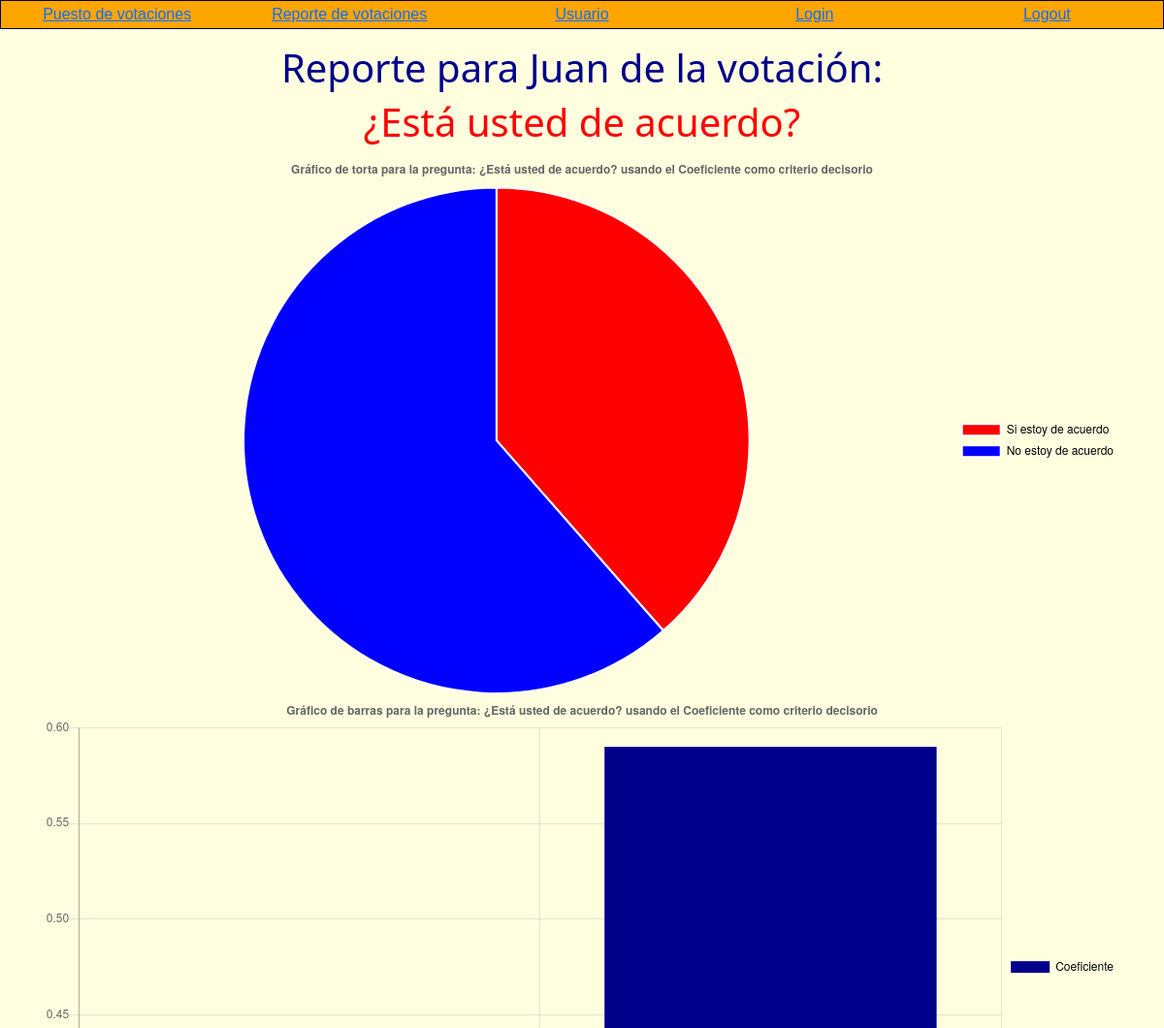
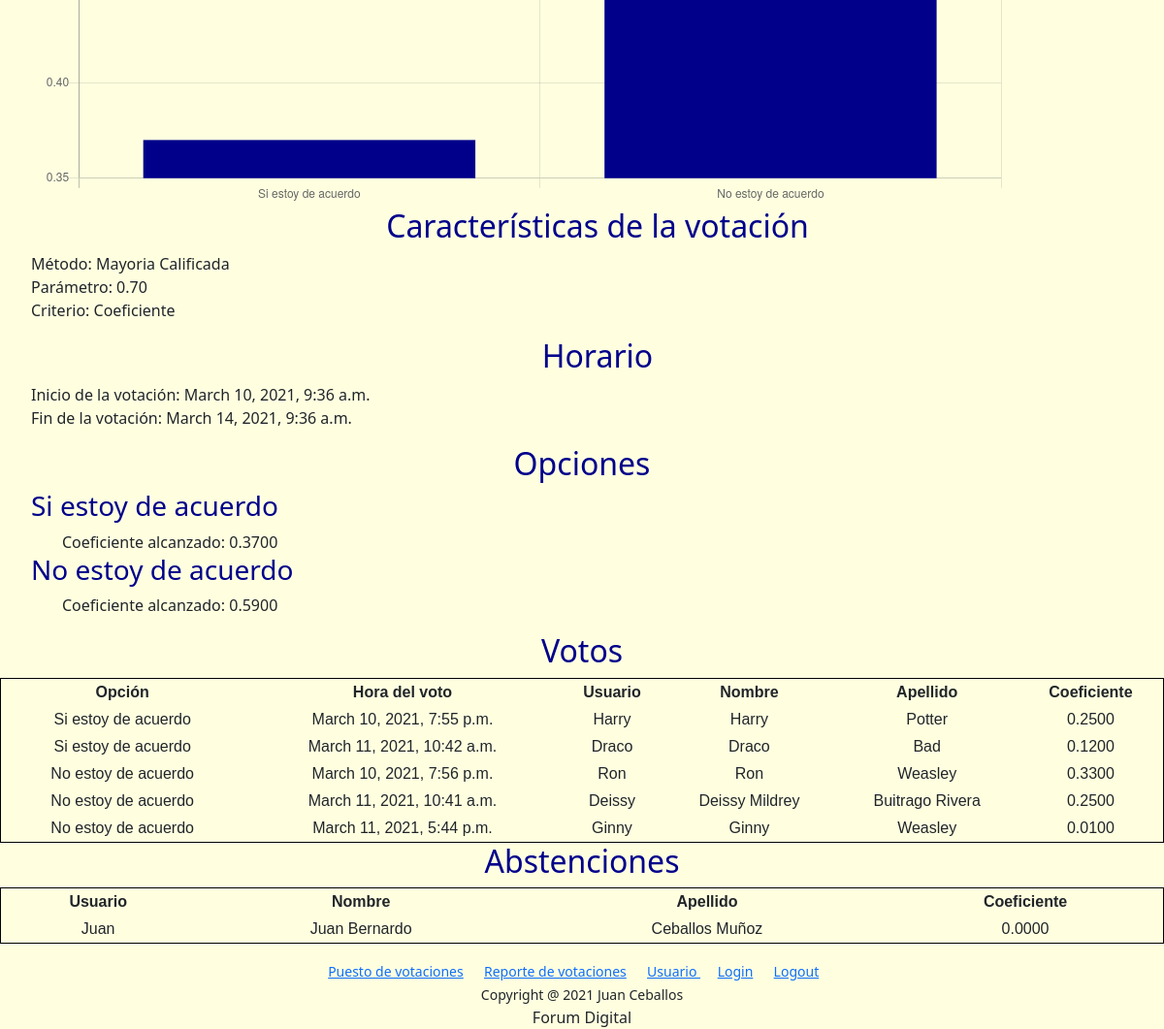
Screenshot of /poll/1 (signed in) with the database file from the repository (2 pictures, top to bottom).
### poll/models.py (models this page shows, shortened)
class Poll(models.Model):
    class Method(models.TextChoices):
        MAYORIA_CALIFICADA = 'Mayoria Calificada'
        MAYORIA_SIMPLE = 'Mayoría Simple'
        VERIFICA_QUORUM = 'Verificación del Quorum'
    class Criteria(models.TextChoices):
        INDIVIDUAL = 'Individual'
        COEFICIENT = 'Coeficiente'
        SHARES = 'Acciones'
    question = models.CharField(max_length=127)
    method = models.CharField(max_length=23, choices=Method.choices, default=Method.MAYORIA_CALIFICADA)
    parameter = models.DecimalField(max_digits=2, decimal_places=2,default=0.70)
    criteria = models.CharField(max_length=11, choices=Criteria.choices, default=Criteria.COEFICIENT)
    max_voters = models.IntegerField(default=0)
    max_shares = models.IntegerField(default=0)
    start_time = models.DateTimeField()
    end_time = models.DateTimeField()

class Option(models.Model):
    poll = models.ForeignKey(Poll, on_delete=models.CASCADE, related_name="poll")
    answer = models.CharField(max_length=127)
    coeficient = models.DecimalField(max_digits=4, decimal_places=4, default=0.0)
    votes = models.IntegerField(default=0)
    shares = models.IntegerField(default=0)

class Vote(models.Model):
    poll = models.ForeignKey(Poll, on_delete=models.CASCADE, related_name="questions")
    option = models.ForeignKey(Option, on_delete=models.CASCADE, related_name="choices")
    voter = models.ForeignKey(User, on_delete=models.CASCADE, related_name="votes")
    vote_time = models.DateTimeField()

### users/models.py (models this page shows, shortened)
class Profile(models.Model):
    user = models.OneToOneField(User, on_delete=models.CASCADE)
    shares = models.IntegerField(default=0)
    coeficient = models.DecimalField(max_digits=4, decimal_places=4, default=0)
    document = models.IntegerField(default=0)

### poll/views.py (the view)
# urls.py: path("<int:poll_id>", views.poll_view, name="poll")
def poll_view(request, poll_id):
    if request.user.is_authenticated:
        labels = []
        data_coeficient = []
        data_shares = []
        data_votes = []
        options = Option.objects.filter(poll=poll_id)
        for option in options :
            labels.append(option.answer)
            data_coeficient.append(float(option.coeficient))
            data_shares.append(option.shares)
            data_votes.append(option.votes)
        no_voters = User.objects.all()
        voted = []
        for vot in no_voters:
            if Vote.objects.filter(poll=poll_id,voter=vot).exists():
                voted.append(vot.id)
        return render(request, "poll/poll.html", {
            "poll": Poll.objects.get(pk=poll_id),
            "options": options,
            "votes": Vote.objects.filter(poll=poll_id).order_by('option'),
            "no_voters": no_voters.exclude(id__in=voted).order_by('first_name'),
            'labels': labels[:8],
            'data_coeficient': data_coeficient[:8],
            'data_shares': data_shares[:8],
            'data_votes': data_votes[:8],
            'colors': [ 'red', 'blue','yellow','green','orange','purple','white',"black"]
        })
    else:
        return HttpResponseRedirect(reverse("login"))

### poll/templates/poll/poll.html (shortened to what this page needs)
{% extends "poll/layout.html" %}
{% block body %}
    <h1>
        Reporte para {{ request.user.username }} de la votación:
    </h1>
    <h1 class="baz">
        {{ poll.question }}
    </h1>
    {% if poll.criteria == "Coeficiente" %}
        <div class ="container">
            <div>
                <canvas id="pieChart"></canvas>
                <script>
                    var ctx = document.getElementById('pieChart').getContext('2d');
                    var myChart = new Chart(ctx, {
                        type: 'pie',// bar, horizontalBar, pie, line, doughnut, radar, polarArea
                        data: {
                            labels: {{labels|safe}},
                            datasets: [{
                                data: {{data_coeficient|safe}},
                                backgroundColor: {{colors|safe}}
                            }]
                        },
                        options: {
                            title: {
                                display: true,
                                text: 'Gráfico de torta para la pregunta: {{ poll.question }} usando el {{ poll.criteria }} como criterio decisorio'
                            },
                            legend: {
                                disblay: true,
                                position: 'right',
                                labels: {
                                    fontColor: '#000'
                                }
                            }
                        }
                    });
                </script>
            </div>
            <div>
                <canvas id="BarChart"></canvas>
                <script>
                    var ctx = document.getElementById('BarChart').getContext('2d');
                    var myChart = new Chart(ctx, {
                        type: 'bar',// bar, horizontalBar, pie, line, doughnut, radar, polarArea
                        data: {
                            labels: {{labels|safe}},
                            datasets: [{
                                label: 'Coeficiente',
                                data: {{data_coeficient|safe}},
                                backgroundColor: 'darkblue'
                            }]
                        },
                        options: {
                            title: {
                                display: true,
                                text: 'Gráfico de barras para la pregunta: {{ poll.question }} usando el {{ poll.criteria }} como criterio decisorio'
                            },
                            legend: {
                                disblay: true,
                                position: 'right',
                                labels: {
                                    fontColor: '#000'
                                }
                            }
                        }
                    });
                </script>
            </div>
        </div>
    {% endif %}
    <ul>
        <h2>Características de la votación</h2>
        Método: {{ poll.method }}<br>
        Parámetro: {{ poll.parameter }}<br>
        Criterio: {{ poll.criteria }}<br>
        <h2>Horario</h2>
        Inicio de la votación: {{ poll.start_time }}<br>
        Fin de la votación: {{ poll.end_time }}<br>
    </ul>
    <h2>Opciones</h2>
    <ul>
        {% for option in options %}
            <h3>
                {{ option.answer }}
            </h3>
            <ul>
                {% if poll.criteria == "Coeficiente" %}
                    Coeficiente alcanzado: {{ option.coeficient }}<br>
                {% endif %}
            </ul>
            {% empty %}
                <p>No hay opciones</p>
        {% endfor %}
    </ul>
    <h2>Votos</h2>
    <table>
        <thead>
            <th>Opción</th>
            <th>Hora del voto</th>
            <th>Usuario</th>
            <th>Nombre</th>
            <th>Apellido</th>
            {% if poll.criteria == "Coeficiente" %}
                <th>Coeficiente</th>
            {% endif %}
        </thead>
        <tbody>
            {% for vote in votes %}
                <tr>
                    <td>{{ vote.option.answer }}</td>
                    <td>{{ vote.vote_time }}</td>
                    <td>{{ vote.voter }}</td>
                    <td>{{ vote.voter.first_name }} </td>
                    <td>{{ vote.voter.last_name }}</td>
                    {% if poll.criteria == "Coeficiente" %}
                        <td>{{ vote.voter.profile.coeficient }}</td>
                    {% endif %}
                </tr>
                {% empty %}
                <h2>No hay votos</h2>
            {% endfor %}
        </tbody>
    </table>
    <h2>Abstenciones</h2>
    <table>
        <thead>
            <th>Usuario</th>
            <th>Nombre</th>
            <th>Apellido</th>
            {% if poll.criteria == "Coeficiente" %}
                <th>Coeficiente</th>
            {% endif %}
        </thead>
        <tbody>
            {% for vote in no_voters %}
                <tr>
                    <td>{{ vote }}</td>
                    <td>{{ vote.first_name }} </td>
                    <td>{{ vote.last_name }}</td>
                    {% if poll.criteria == "Coeficiente" %}
                        <td>{{ vote.profile.coeficient }}</td>
                    {% endif %}
                </tr>
                {% empty %}
                <h2>No hay abstenciones</h2>
            {% endfor %}
        </tbody>
    </table>
{% endblock %}

### poll/static/poll/styles.css (style rules this page uses)
h1, h2 { color: darkblue; text-align: center; }
h3 { color: darkblue; }
table { border: 1px solid black; border-collapse: collapse; text-align: center; font-family : Arial, sans-serif; width: 100%; }
td, th { border: 1px solid darkblue; font-family : Arial, sans-serif; padding: 2px; }
.baz { color: red; text-align: center; }
@media (min-width: 600px) { body { background-color: lightyellow; } }

### poll/templates/poll/layout.html (style rules this page uses)
body { background: lightyellow !important; }

### rows the page displays
Poll: question "¿Está usted de acuerdo?", method "Mayoria Calificada", parameter "0.70", criteria "Coeficiente", start_time "March 10, 2021, 9:36 a.m.", end_time "March 14, 2021, 9:36 a.m."
Option: answer "Si estoy de acuerdo", coeficient "0.3700"
Option: answer "No estoy de acuerdo", coeficient "0.5900"
Vote: option.answer "Si estoy de acuerdo", vote_time "March 10, 2021, 7:55 p.m.", voter "Harry", voter.first_name "Harry", voter.last_name "Potter", voter.profile.coeficient "0.2500"
Vote: option.answer "Si estoy de acuerdo", vote_time "March 11, 2021, 10:42 a.m.", voter "Draco", voter.first_name "Draco", voter.last_name "Bad", voter.profile.coeficient "0.1200"
Vote: option.answer "No estoy de acuerdo", vote_time "March 10, 2021, 7:56 p.m.", voter "Ron", voter.first_name "Ron", voter.last_name "Weasley", voter.profile.coeficient "0.3300"
Vote: option.answer "No estoy de acuerdo", vote_time "March 11, 2021, 10:41 a.m.", voter "Deissy", voter.first_name "Deissy Mildrey", voter.last_name "Buitrago Rivera", voter.profile.coeficient "0.2500"
Vote: option.answer "No estoy de acuerdo", vote_time "March 11, 2021, 5:44 p.m.", voter "Ginny", voter.first_name "Ginny", voter.last_name "Weasley", voter.profile.coeficient "0.0100"

### other values shown
{{ request.user.username }} "Juan"
{{ vote }} "Juan"
{{ vote.first_name }} "Juan Bernardo"
{{ vote.last_name }} "Ceballos Muñoz"
{{ vote.profile.coeficient }} "0.0000"
chart data {{ labels|safe }} ['Si estoy de acuerdo', 'No estoy de acuerdo']
chart data {{ data_coeficient|safe }} [0.37, 0.59]
chart data {{ poll.question }} ¿Está usted de acuerdo?
